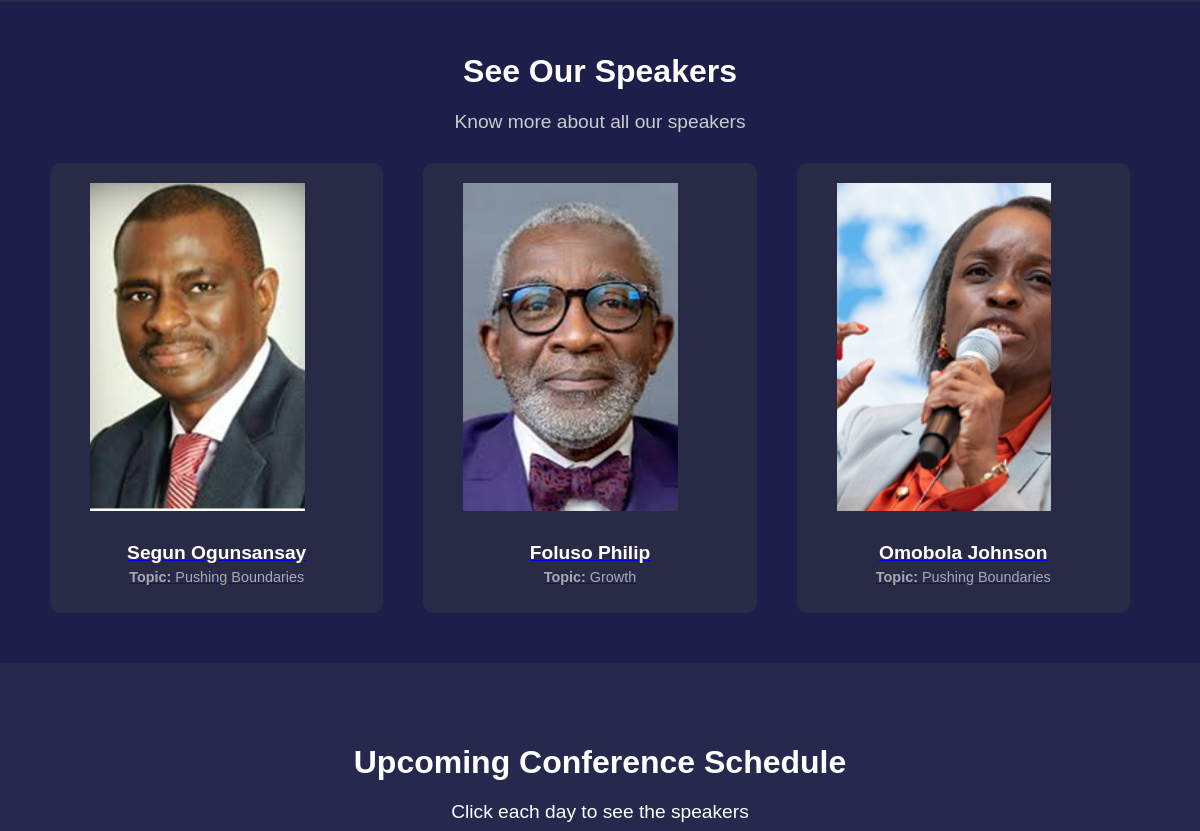
Before: / (middle part) with the older database file.
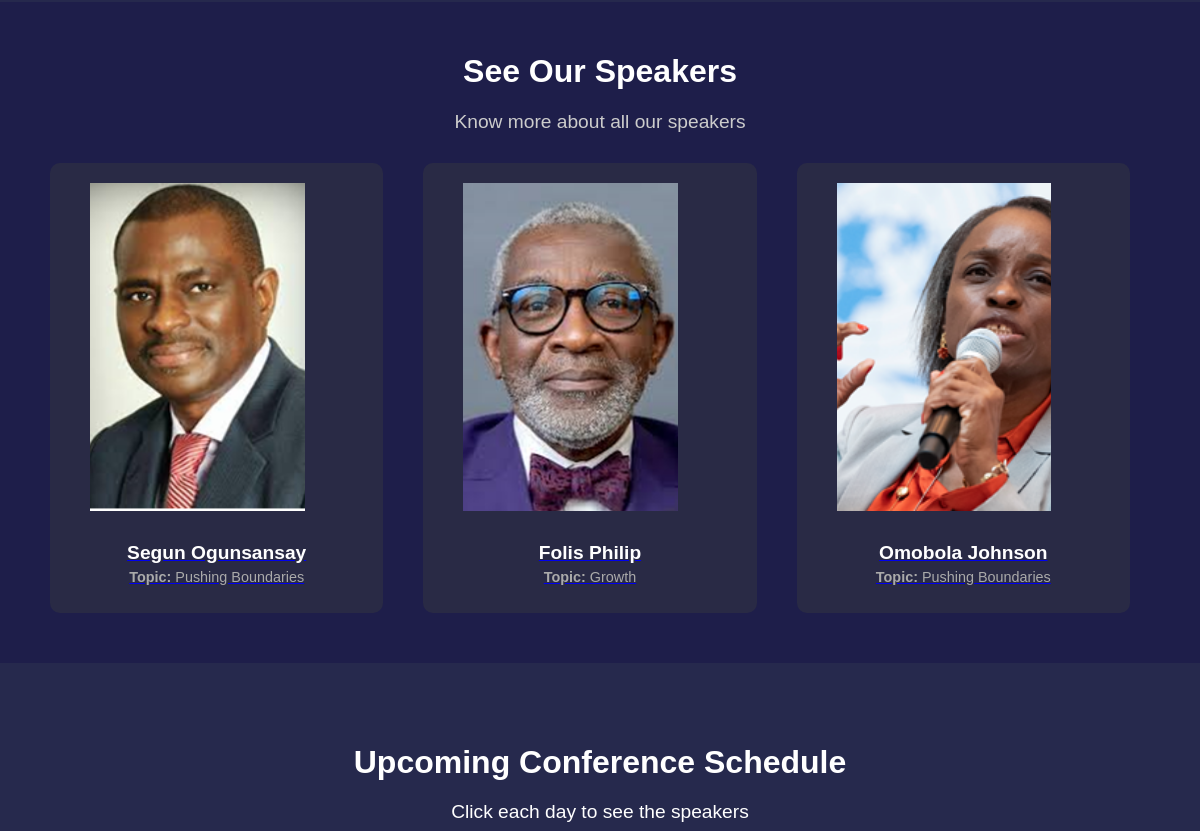
After: the same page with the newer database file.
### tables this page shows
CREATE TABLE speakers (
            id INTEGER PRIMARY KEY AUTOINCREMENT,
            name TEXT NOT NULL,
            position TEXT NOT NULL,
            bio TEXT NOT NULL,
            image_url TEXT NOT NULL,
            facebook_url TEXT,
            twitter_url TEXT,
            linkedin_url TEXT
        );

### app.py (the view)
@app.route("/")
def index():
    with sqlite3.connect(DATABASE_FILE) as conn:
        cursor = conn.cursor()
        cursor.execute("SELECT id, name, position, image_url, facebook_url, twitter_url, linkedin_url FROM speakers")
    speakers = [
        {
            "id": row[0],
            "name": row[1],
            "position": row[2],
            "image_url": row[3],
            "facebook_url": row[4],
            "twitter_url": row[5],
            "linkedin_url": row[6],
        }
            for row in cursor.fetchall()
        ]
    return render_template("index.html", speakers=speakers)

### templates/index.html (shortened to what this page needs)
{% extends 'base.html' %}
{% block content %}
<section class="event-showcase">
    <h2 style="color: white !important;">See Our Speakers</h2>
    <p>
        Know more about all our speakers
    </p>
    <div class="showcase-grid">
        {% for speaker in speakers %}
        <div class="profile-card">
            <a href="{{ url_for('speaker_page', speaker_id=speaker['id']) }}">
                <img src="{{ speaker['image_url'] }}" alt="{{ speaker['name'] }}">
                <div class="card-details">
                    <h3>{{ speaker['name'] }}</h3>
                    <p><span> <b>Topic: </b></span>{{ speaker['position'] }}</p>
                </div>
            </a>
        </div>
        {% endfor %}
    </div>
</section>
<section>
    <h2>Upcoming Conference Schedule</h2>
    <p style="color: white;">Click each day to see the speakers</p>
</section>
{% endblock %}

Changed rows visible on the page:
changed speakers "Growth": name "Foluso Philip" → "Folis Philip"
